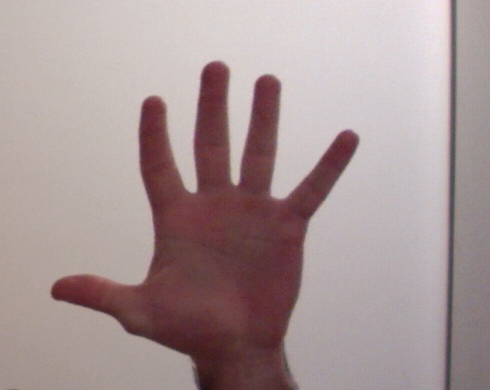
#> input picture HandDetection/images/flip-hand-0.jpg, 490 x 390 px, given in place of the camera
$ python copyMainCode.py   (older library calls are emulated)
#> lines starting #> are read from the running program, lines starting #| are printed output that depends on the picture; after the words box and inside, x2 and y2 are one past the last pixel; in counts of white or black regions, pixels touching at a corner belong together
import cv2
import numpy as np
import math

cap = cv2.VideoCapture(0)
while (cap.isOpened()):
    ret, img = cap.read()
#> img is the input picture: shape (390, 490, 3); mean B, G, R 150, 149.9, 167.4
    cv2.rectangle(img, (300, 300), (100, 100), (0, 255, 0), 0)
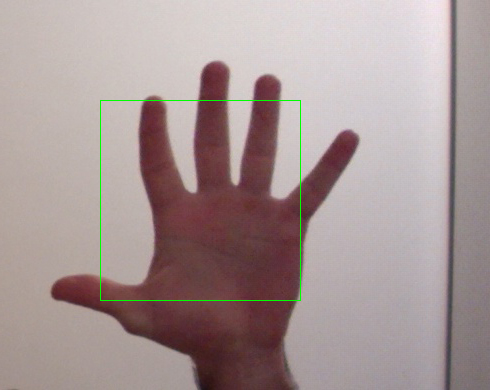
#> img: shape (390, 490, 3); 0.42% of pixels changed, all inside (x1, y1, x2, y2) = (100, 100, 301, 301)
    crop_img = img[100:300, 100:300]
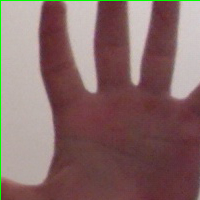
#> crop_img: shape (200, 200, 3); mean B, G, R 103, 104.7, 134.1
    grey = cv2.cvtColor(crop_img, cv2.COLOR_BGR2GRAY)
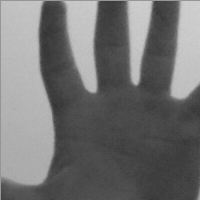
#> grey: shape (200, 200); min 50, max 209, mean 113.3
    value = (35, 35)
    blurred = cv2.GaussianBlur(grey, value, 0)
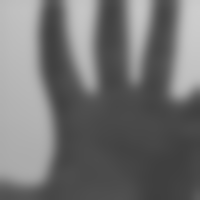
#> blurred: shape (200, 200); min 62, max 205, mean 113.4
    _, thresh1 = cv2.threshold(blurred, 127, 255,
                               cv2.THRESH_BINARY_INV + cv2.THRESH_OTSU)
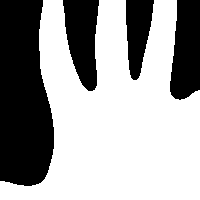
#> thresh1: shape (200, 200); 62.9% white; 4 black regions, box (x1, y1, x2, y2) and area: (0, 0, 54, 186) 8423, (170, 0, 200, 100) 2507, (63, 0, 99, 91) 2336, (126, 0, 154, 80) 1559
    cv2.imshow('Thresholded', thresh1)

    (version, _, _) = cv2.__version__.split('.')

    if version is '3':
        image, contours, hierarchy = cv2.findContours(thresh1.copy(), \
                                                      cv2.RETR_TREE, cv2.CHAIN_APPROX_NONE)
    elif version is '2':
        contours, hierarchy = cv2.findContours(thresh1.copy(), cv2.RETR_TREE, \
                                               cv2.CHAIN_APPROX_NONE)

#> (the run stopped early here; a loop or call above may not have finished)

$ run again, on HandDetection/images/hand-0.jpg
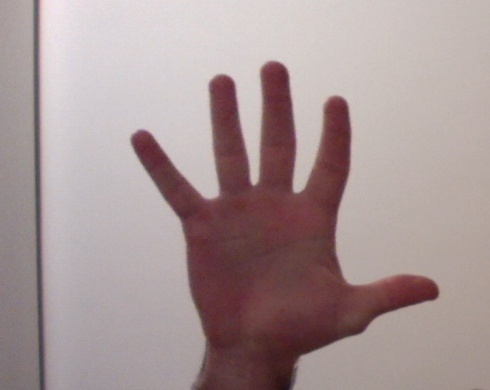
#> input picture HandDetection/images/hand-0.jpg, 490 x 390 px, given in place of the camera
#> img is the input picture: shape (390, 490, 3); mean B, G, R 150, 149.9, 167.4
#> img: shape (390, 490, 3); 0.42% of pixels changed, all inside (x1, y1, x2, y2) = (100, 100, 301, 301)
#> `blurred = cv2.GaussianBlur(grey, value, 0)`:
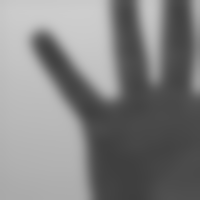
#> blurred: shape (200, 200); min 62, max 205, mean 129.6
#> `_, thresh1 = cv2.threshold(blurred, 127, 255, cv2.THRESH_BINARY_INV + ..`:
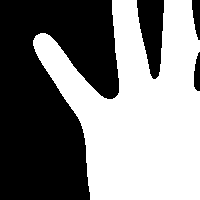
#> thresh1: shape (200, 200); 50.7% white; 4 black regions, box (x1, y1, x2, y2) and area: (0, 0, 119, 200) 17859, (137, 0, 164, 79) 1456, (192, 0, 200, 40) 233, (194, 52, 200, 91) 184
